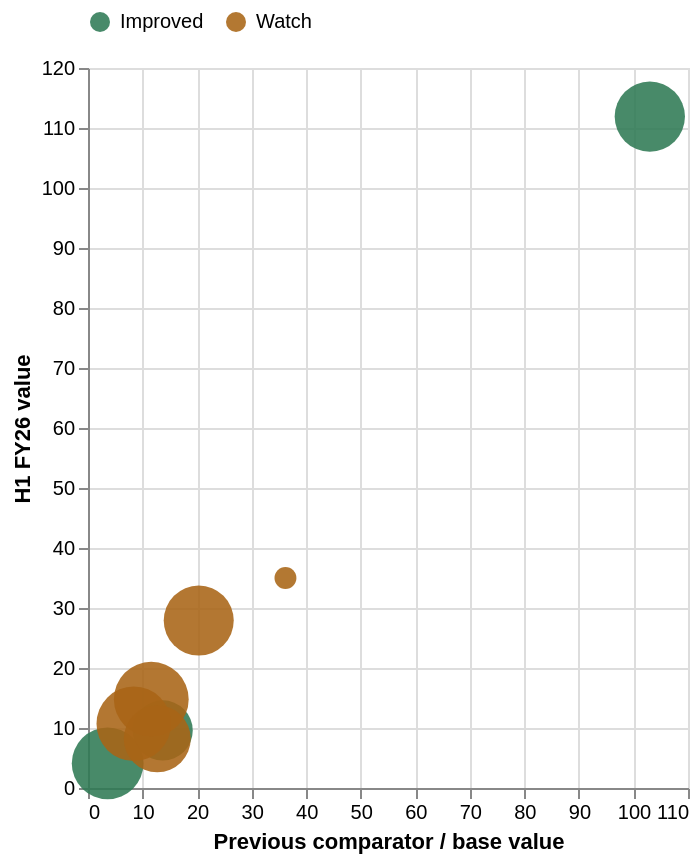

Vega-Lite specification stored for this chart:
### Vega-Lite specification from a JSON file in a GitHub repository (floating-point values rounded to 4 significant figures)
{"$schema": "https://vega.github.io/schema/vega-lite/v5.json", "width": "container", "height": 360, "data": {"values": [{"Metric": "Revenue", "H1 FY25": 103.0, "H1 FY26": 111.9, "Change": 8.7, "Unit": "$M", "Signal": "Improved"}, {"Metric": "Gross profit margin", "H1 FY25": 36.2, "H1 FY26": 35.0, "Change": -120, "Unit": "bps", "Signal": "Watch"}, {"Metric": "Underlying EBITDA", "H1 FY25": 3.6, "H1 FY26": 4.1, "Change": 14.5, "Unit": "$M", "Signal": "Improved"}, {"Metric": "Marketing costs", "H1 FY25": 13.7, "H1 FY26": 9.6, "Change": -29.8, "Unit": "$M", "Signal": "Improved"}, {"Metric": "Employee costs", "H1 FY25": 11.6, "H1 FY26": 14.8, "Change": 27.7, "Unit": "$M", "Signal": "Watch"}, {"Metric": "Other costs", "H1 FY25": 8.4, "H1 FY26": 10.7, "Change": 26.9, "Unit": "$M", "Signal": "Watch"}, {"Metric": "Cash", "H1 FY25": 12.7, "H1 FY26": 8.2, "Change": -4.5, "Unit": "$M", "Signal": "Watch"}, {"Metric": "Inventory", "H1 FY25": 20.3, "H1 FY26": 27.9, "Change": 7.6, "Unit": "$M", "Signal": "Watch"}]}, "params": [{"name": "signal", "value": "All", "bind": {"input": "select", "options": ["All", "Improved", "Watch"], "name": "Signal: "}}], "transform": [{"filter": "signal == 'All' || datum.Signal == signal"}], "mark": {"type": "circle", "filled": true, "opacity": 0.88}, "encoding": {"x": {"field": "H1 FY25", "type": "quantitative", "axis": {"title": "Previous comparator / base value"}}, "y": {"field": "H1 FY26", "type": "quantitative", "axis": {"title": "H1 FY26 value"}}, "size": {"field": "Change", "type": "quantitative", "scale": {"range": [120, 1400]}, "legend": null}, "color": {"field": "Signal", "type": "nominal", "scale": {"domain": ["Improved", "Watch"], "range": ["#2F7A55", "#A96516"]}, "legend": {"orient": "top", "title": null}}, "tooltip": [{"field": "Metric"}, {"field": "H1 FY25"}, {"field": "H1 FY26"}, {"field": "Change"}, {"field": "Unit"}, {"field": "Signal"}]}}
